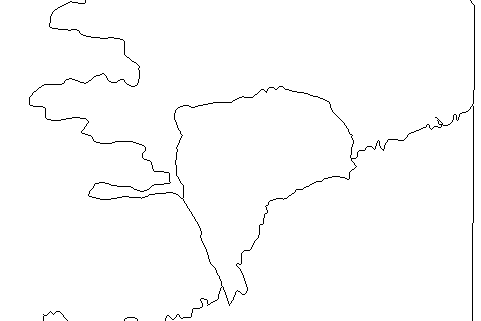
#> input picture image/ground_truth_img/100099_h0.png, 481 x 321 px; its folder holds only this picture in this run
$ python benchmark.py
#> lines starting #> are read from the running program, lines starting #| are printed output that depends on the picture
import os
import cv2
import numpy as np
import matplotlib.pyplot as plt
from scipy.ndimage import distance_transform_edt
from glob import glob

# ================= CONFIGURATION =================
DIR_MEMRISTOR = 'output'
DIR_CANNY = 'output_canny'
DIR_GT = 'ground_truth_img'
MAX_DIST = 2.0  # Spatial tolerance (standard for BSDS benchmark)
NUM_HUMANS = 3  # Using _h0, _h1, _h2

# ================= CORE FUNCTIONS =================
def load_edge_image(path):
    """Loads image, assumes white background and black edges. Returns binary matrix (1=edge, 0=bg)."""
#> called with path = 'ground_truth_img/100099_h0.png'
    img = cv2.imread(path, cv2.IMREAD_GRAYSCALE)
#> img: shape (321, 481); 98.7% white; black in thin lines or dots
    if img is None: return None
    return (img < 128).astype(np.uint8)
#> returned value: shape (321, 481); values 0 (black) and 1 (white), 1.3% white in thin lines or dots

def evaluate_single_image(pred_edges, gt_edges_list, max_dist):
    """Calculates True Positives, False Positives, and False Negatives using spatial tolerance."""
    if pred_edges is None or pred_edges.sum() == 0:
        return 0, pred_edges.sum() if pred_edges is not None else 0, sum([gt.sum() for gt in gt_edges_list])/len(gt_edges_list)

    # Union of all humans for Precision calculation
    gt_union = np.logical_or.reduce(gt_edges_list)
    gt_dist_map = distance_transform_edt(1 - gt_union)

    match_pred = (gt_dist_map <= max_dist) & pred_edges
    tp_precision = match_pred.sum()
    fp = pred_edges.sum() - tp_precision

    # Recall calculated per human, then averaged
    pred_dist_map = distance_transform_edt(1 - pred_edges)
    recalls = []
    tp_recall_sum = 0
    fn_sum = 0

    for gt in gt_edges_list:
        if gt.sum() == 0: continue
        match_gt = (pred_dist_map <= max_dist) & gt
        tp_recall_sum += match_gt.sum()
        fn_sum += (gt.sum() - match_gt.sum())

    return tp_precision, fp, fn_sum / len(gt_edges_list)

def get_metrics(tp, fp, fn):
    p = tp / (tp + fp) if (tp + fp) > 0 else 0
    r = tp / (tp + fn) if (tp + fn) > 0 else 0
    f1 = 2 * (p * r) / (p + r) if (p + r) > 0 else 0
    return p, r, f1

# ================= MAIN PIPELINE =================
# Stores data for ODS (Global sums)
mem_global = {'tp': 0, 'fp': 0, 'fn': 0}
can_global = {'tp': 0, 'fp': 0, 'fn': 0}

# Stores data for OIS (Per-image metrics)
mem_img_f1, can_img_f1 = [], []
mem_scatter_P, mem_scatter_R = [], []
can_scatter_P, can_scatter_R = [], []

gt_files = glob(os.path.join(DIR_GT, '*_h0.png'))
image_numbers = [os.path.basename(f).replace('_h0.png', '') for f in gt_files]

print(f"Evaluating {len(image_numbers)} images against {NUM_HUMANS} human annotators...")

for num in image_numbers:
    # Load up to NUM_HUMANS ground truths
    gts = []
    for i in range(NUM_HUMANS):
        gt_path = os.path.join(DIR_GT, f"{num}_h{i}.png")
        gt = load_edge_image(gt_path)
        if gt is not None:
            gts.append(gt)

    if not gts: continue

    # Memristor Evaluation
    mem_edges = load_edge_image(os.path.join(DIR_MEMRISTOR, f"Final_Flux_{num}.jpg"))
    if mem_edges is not None:
        tp_p, fp, fn = evaluate_single_image(mem_edges, gts, MAX_DIST)
        mem_global['tp'] += tp_p; mem_global['fp'] += fp; mem_global['fn'] += fn
        p, r, f1 = get_metrics(tp_p, fp, fn)
        mem_img_f1.append(f1)
        mem_scatter_P.append(p); mem_scatter_R.append(r)

    # Canny Evaluation
    can_edges = load_edge_image(os.path.join(DIR_CANNY, f"{num}_edgeC.png"))
    if can_edges is not None:
        tp_p, fp, fn = evaluate_single_image(can_edges, gts, MAX_DIST)
        can_global['tp'] += tp_p; can_global['fp'] += fp; can_global['fn'] += fn
        p, r, f1 = get_metrics(tp_p, fp, fn)
        can_img_f1.append(f1)
        can_scatter_P.append(p); can_scatter_R.append(r)

# ================= CALCULATE ODS, OIS, AP =================
# ODS: Metric calculated over the entire dataset accumulation
mem_ODS_P, mem_ODS_R, mem_ODS_F1 = get_metrics(mem_global['tp'], mem_global['fp'], mem_global['fn'])
can_ODS_P, can_ODS_R, can_ODS_F1 = get_metrics(can_global['tp'], can_global['fp'], can_global['fn'])

# OIS: Average of the maximum F1 per image (since it's binary, it's just the mean F1)
mem_OIS_F1 = np.mean(mem_img_f1) if mem_img_f1 else 0
can_OIS_F1 = np.mean(can_img_f1) if can_img_f1 else 0

# AP: Average Precision (For binary outputs, it equals the ODS Precision)
mem_AP = mem_ODS_P
can_AP = can_ODS_P

print("\n--- BENCHMARK RESULTS ---")
print(f"Method       |  ODS (F1)  |  OIS (F1)  |    AP      |")
print(f"-----------------------------------------------------")
print(f"Memristive   |   {mem_ODS_F1:.4f}   |   {mem_OIS_F1:.4f}   |   {mem_AP:.4f}   |")
print(f"Canny OpenCV |   {can_ODS_F1:.4f}   |   {can_OIS_F1:.4f}   |   {can_AP:.4f}   |")

# ================= PLOTTING THE PR BENCHMARK GRAPH =================
plt.figure(figsize=(12, 10))

# Background Iso-F1 curves
f_scores = np.linspace(0.1, 0.9, num=9)
for f_score in f_scores:
    x = np.linspace(0.01, 1)
    y = f_score * x / (2 * x - f_score)
    valid = (y >= 0) & (y <= 1)
    plt.plot(x[valid], y[valid], color='gray', alpha=0.3, linestyle='--')
    if valid.any():
        plt.text(x[valid][-1] + 0.02, y[valid][-1], f'F={f_score:.1f}', color='gray', fontsize=10)

# Scatter plot for individual images (OIS distribution)
plt.scatter(mem_scatter_R, mem_scatter_P, alpha=0.3, color='#1f77b4', edgecolor='none', s=40)
plt.scatter(can_scatter_R, can_scatter_P, alpha=0.3, color='#ff7f0e', edgecolor='none', s=40)

# ODS Main Points
plt.plot(mem_ODS_R, mem_ODS_P, marker='o', color='#1f77b4', markersize=12, markeredgecolor='black', markeredgewidth=1.5,
         label=f'Memristive (ODS={mem_ODS_F1:.3f}, OIS={mem_OIS_F1:.3f}, AP={mem_AP:.3f})')
plt.plot(can_ODS_R, can_ODS_P, marker='s', color='#ff7f0e', markersize=12, markeredgecolor='black', markeredgewidth=1.5,
         label=f'Canny (ODS={can_ODS_F1:.3f}, OIS={can_OIS_F1:.3f}, AP={can_AP:.3f})')

plt.xlim([0.0, 1.08])
plt.ylim([0.0, 1.05])
plt.title('Precision-Recall Evaluation on Boundary Detection', fontsize=16, pad=15)
plt.xlabel('Recall', fontsize=14)
plt.ylabel('Precision', fontsize=14)

# Legend formatting exactly like official papers
plt.legend(loc='lower left', fontsize=11, frameon=True, framealpha=0.9, edgecolor='black')
plt.grid(True, linestyle=':', alpha=0.7)

# <--- 4. CLAVE: Ajuste manual del margen derecho.
#    right=0.92 significa que los ejes ocuparán el 92% izquierdo, dejando el 8% derecho para las etiquetas F=
plt.subplots_adjust(right=0.92)

#plt.tight_layout()
plt.savefig('PR_Benchmark_Evaluation.png', dpi=300, bbox_inches='tight')
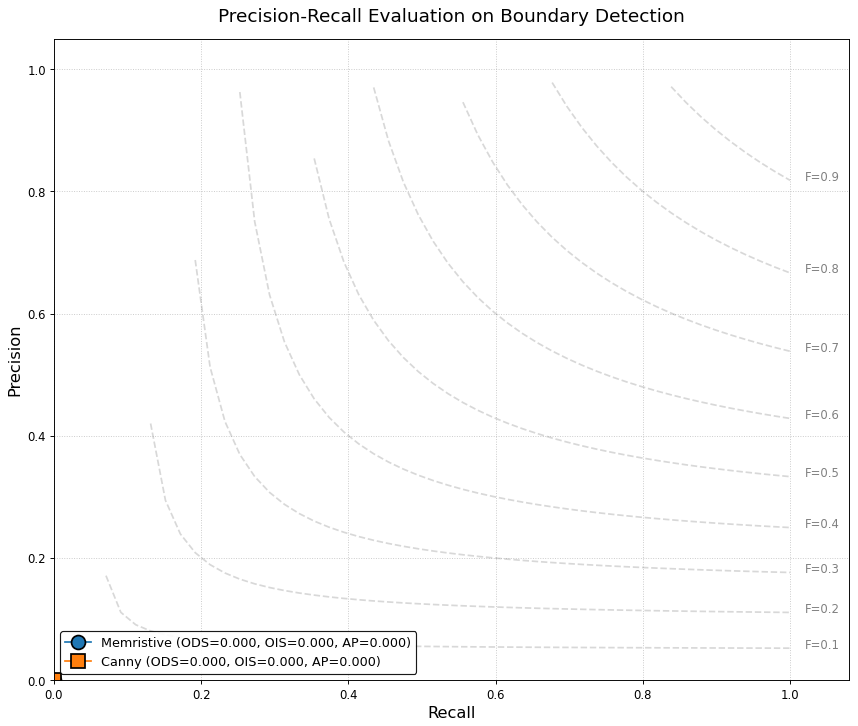
#> figure drawn by matplotlib, 1 panel; curve peaks at x = 0.0706, y = 0.171; curve peaks at x = 0.131, y = 0.42; curve peaks at x = 0.192, y = 0.688
print("\nPlot saved successfully as 'PR_Benchmark_Evaluation.png'")
plt.show()
